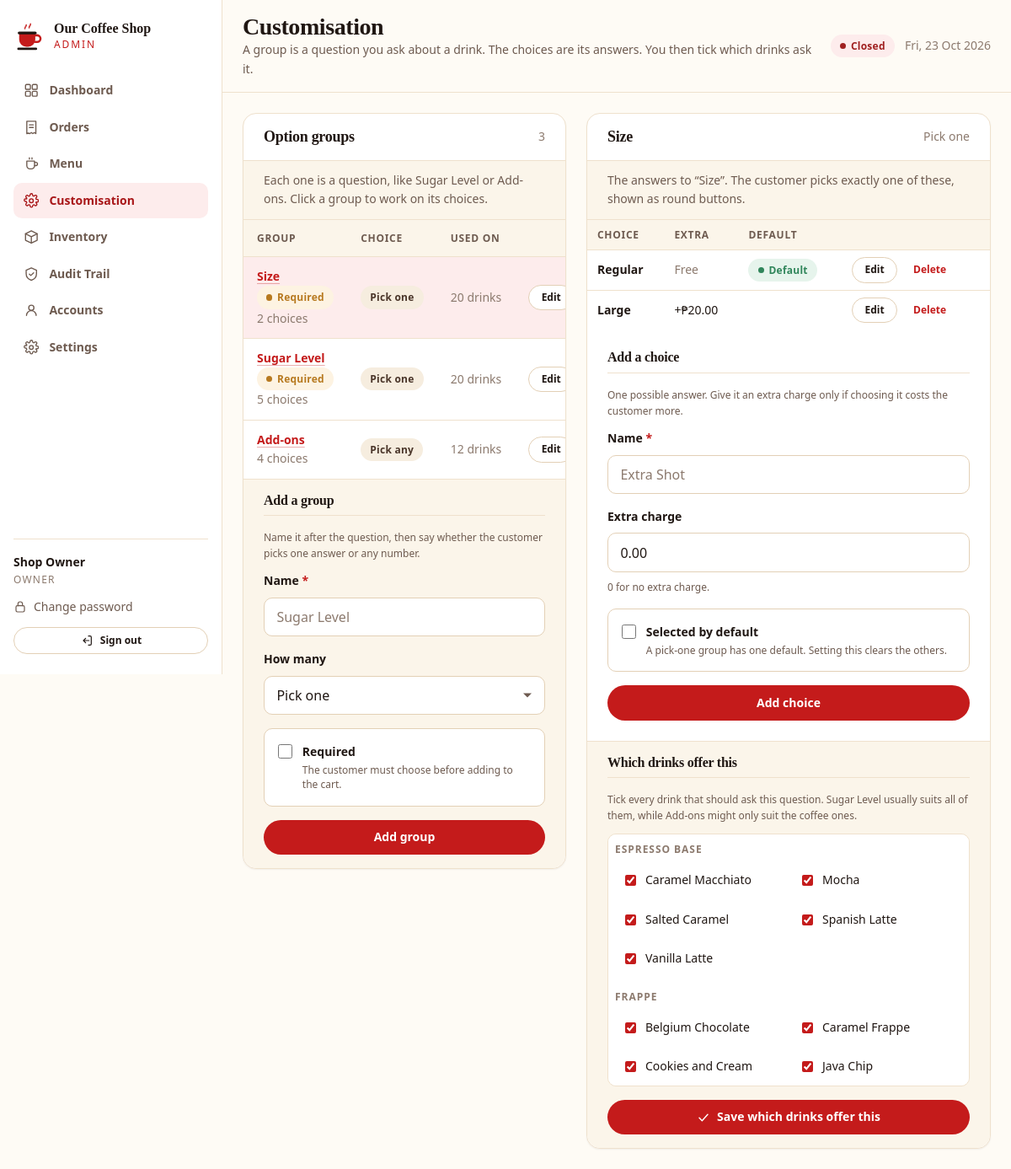
The app's page /admin-site/options.php (signed in) with its own data.
### tables this page shows
CREATE TABLE `option_groups` (
  `id`             INT UNSIGNED NOT NULL AUTO_INCREMENT,
  `name`           VARCHAR(80)  NOT NULL,
  `selection_type` ENUM('single','multiple') NOT NULL DEFAULT 'single',
  `is_required`    TINYINT(1)   NOT NULL DEFAULT 0,
  `sort_order`     SMALLINT     NOT NULL DEFAULT 0,
  PRIMARY KEY (`id`)
);

CREATE TABLE `options` (
  `id`          INT UNSIGNED NOT NULL AUTO_INCREMENT,
  `group_id`    INT UNSIGNED NOT NULL,
  `name`        VARCHAR(80)  NOT NULL,
  `price_delta` DECIMAL(10,2) NOT NULL DEFAULT 0.00,
  `is_default`  TINYINT(1)   NOT NULL DEFAULT 0,
  `sort_order`  SMALLINT     NOT NULL DEFAULT 0,
  PRIMARY KEY (`id`),
  KEY `idx_option_group` (`group_id`),
  CONSTRAINT `fk_option_group` FOREIGN KEY (`group_id`)
    REFERENCES `option_groups` (`id`) ON DELETE CASCADE ON UPDATE CASCADE
);

CREATE TABLE `products` (
  `id`            INT UNSIGNED NOT NULL AUTO_INCREMENT,
  `category_id`   INT UNSIGNED NOT NULL,
  `name`          VARCHAR(120) NOT NULL,
  `slug`          VARCHAR(140) NOT NULL,
  `description`   VARCHAR(400) NULL,
  `price`         DECIMAL(10,2) NOT NULL,
  `image_path`    VARCHAR(255) NULL,
  `is_available`  TINYINT(1)   NOT NULL DEFAULT 1,
  `is_featured`   TINYINT(1)   NOT NULL DEFAULT 0,
  `sort_order`    SMALLINT     NOT NULL DEFAULT 0,
  `created_at`    TIMESTAMP    NOT NULL DEFAULT CURRENT_TIMESTAMP,
  `updated_at`    TIMESTAMP    NOT NULL DEFAULT CURRENT_TIMESTAMP ON UPDATE CURRENT_TIMESTAMP,
  PRIMARY KEY (`id`),
  UNIQUE KEY `uq_product_slug` (`slug`),
  KEY `idx_product_category` (`category_id`),
  KEY `idx_product_available` (`is_available`),
  CONSTRAINT `fk_product_category` FOREIGN KEY (`category_id`)
    REFERENCES `categories` (`id`) ON DELETE CASCADE ON UPDATE CASCADE
);

CREATE TABLE `categories` (
  `id`          INT UNSIGNED NOT NULL AUTO_INCREMENT,
  `name`        VARCHAR(80)  NOT NULL,
  `slug`        VARCHAR(80)  NOT NULL,
  `description` VARCHAR(255) NULL,
  `sort_order`  SMALLINT     NOT NULL DEFAULT 0,
  `is_active`   TINYINT(1)   NOT NULL DEFAULT 1,
  `created_at`  TIMESTAMP    NOT NULL DEFAULT CURRENT_TIMESTAMP,
  PRIMARY KEY (`id`),
  UNIQUE KEY `uq_category_slug` (`slug`),
  KEY `idx_category_sort` (`sort_order`)
);

### shared/db.php (called while the page is built, shortened)
<?php
function db(): PDO
{
    static $pdo = null;
    if ($pdo instanceof PDO) {
        return $pdo;
    }
    $dsn = sprintf(
        'mysql:host=%s;port=%d;dbname=%s;charset=%s',
        DB_HOST,
        DB_PORT,
        DB_NAME,
        DB_CHARSET
    );
    try {
        $pdo = new PDO($dsn, DB_USER, DB_PASS, [
            PDO::ATTR_ERRMODE            => PDO::ERRMODE_EXCEPTION,
            PDO::ATTR_DEFAULT_FETCH_MODE => PDO::FETCH_ASSOC,
            PDO::ATTR_EMULATE_PREPARES   => false,
            PDO::ATTR_STRINGIFY_FETCHES  => false,
        ]);
        $offset = (new DateTime('now', new DateTimeZone(date_default_timezone_get())))->format('P');
        $pdo->exec("SET time_zone = '" . $offset . "'");
    } catch (PDOException $e) {
        error_log('Database connection failed: ' . $e->getMessage());
        if (APP_DEBUG) {
            throw $e;
        }
        http_response_code(503);
        exit('The system is temporarily unavailable. Please try again in a moment.');
    }
    return $pdo;
}
function db_query(string $sql, array $params = []): PDOStatement
{
    $stmt = db()->prepare($sql);
    $stmt->execute($params);
    return $stmt;
}
function db_one(string $sql, array $params = []): ?array
{
    $row = db_query($sql, $params)->fetch();
    return $row === false ? null : $row;
}
function db_all(string $sql, array $params = []): array
{
    return db_query($sql, $params)->fetchAll();
}

### shared/helpers.php (called while the page is built, shortened)
<?php
function e(?string $value): string
{
    return htmlspecialchars($value ?? '', ENT_QUOTES | ENT_SUBSTITUTE, 'UTF-8');
}
function peso(float|string|int $amount): string
{
    return '₱' . number_format((float) $amount, 2);
}

### admin-site/options.php (the view, shortened to what this page needs)
<?php
require_once __DIR__ . '/partials/layout.php';
$groups = db_all(
    'SELECT g.*,
            (SELECT COUNT(*) FROM options o WHERE o.group_id = g.id) AS option_count,
            (SELECT COUNT(*) FROM product_option_groups pog WHERE pog.group_id = g.id) AS product_count
     FROM option_groups g
     ORDER BY g.sort_order ASC, g.name ASC'
);
$selectedId = get_int('group');
if ($selectedId === 0 && $groups !== []) {
    $selectedId = (int) $groups[0]['id'];
}
$selected = $selectedId > 0
    ? db_one('SELECT * FROM option_groups WHERE id = ? LIMIT 1', [$selectedId])
    : null;
$options = $selected === null ? [] : db_all(
    'SELECT * FROM options WHERE group_id = ? ORDER BY sort_order ASC, name ASC',
    [$selectedId]
);
$editGroup = null;
$editOption = null;
$products = db_all(
    'SELECT p.id, p.name, c.name AS category_name
     FROM products p
     JOIN categories c ON c.id = p.category_id
     ORDER BY c.name ASC, p.name ASC'
);
$assigned = $selected === null ? [] : array_map(
    'intval',
    array_column(
        db_all('SELECT product_id FROM product_option_groups WHERE group_id = ?', [$selectedId]),
        'product_id'
    )
);
?>
<div class="options-grid" id="options-live" data-live-region>
  <section class="card">
    <div class="card-header">
      <h2>Option groups</h2>
      <span class="small subtle"><?= count($groups) ?></span>
    </div>
    <p class="panel-help">
      Each one is a question, like Sugar Level or Add-ons. Click a group to work on its choices.
    </p>
    <?php if ($groups === []): ?>
      <div class="empty">
        <?= admin_icon('icon-settings', 'empty-icon') ?>
        <h3>No option groups yet</h3>
        <p class="mb-0">Add one, for example Sugar Level or Add-ons.</p>
      </div>
    <?php else: ?>
      <div class="table-wrap table-flush">
        <table class="table">
          <thead>
            <tr>
              <th scope="col">Group</th>
              <th scope="col">Choice</th>
              <th scope="col">Used on</th>
              <th scope="col"><span class="visually-hidden">Actions</span></th>
            </tr>
          </thead>
          <tbody>
            <?php foreach ($groups as $group): ?>
              <tr class="<?= (int) $group['id'] === $selectedId ? 'row-low' : '' ?>"
                  data-group-row="<?= (int) $group['id'] ?>">
                <td>
                  <a class="bold" data-group-link="<?= (int) $group['id'] ?>"
                     href="<?= e(admin_url('options.php')) ?>?group=<?= (int) $group['id'] ?>">
                    <?= e((string) $group['name']) ?>
                  </a>
                  <?php if ((int) $group['is_required'] === 1): ?>
                    <span class="badge badge-pending">Required</span>
                  <?php endif; ?>
                  <br>
                  <span class="small subtle"><?= (int) $group['option_count'] ?> choices</span>
                </td>
                <td>
                  <span class="badge badge-plain">
                    <?= $group['selection_type'] === 'single' ? 'Pick one' : 'Pick any' ?>
                  </span>
                </td>
                <td class="small subtle nowrap"><?= (int) $group['product_count'] ?> drinks</td>
                <td class="right nowrap">
                  <a class="btn btn-sm btn-secondary"
                     href="<?= e(admin_url('options.php')) ?>?group=<?= (int) $group['id'] ?>&edit_group=<?= (int) $group['id'] ?>#group-form"
                     data-edit-dialog="Edit group" data-edit-from="#group-form">Edit</a>
                </td>
              </tr>
            <?php endforeach; ?>
          </tbody>
        </table>
      </div>
    <?php endif; ?>
    <div class="card-footer" id="group-form">
      <h3 class="form-heading"><?= $editGroup === null ? 'Add a group' : 'Edit group' ?></h3>
      <p class="panel-help panel-help-flush">
        Name it after the question, then say whether the customer picks one answer or any number.
      </p>
      <form method="post" action="<?= e(admin_url('options.php')) ?>">
        <div class="field">
          <label class="label" for="group_name">Name <span class="req">*</span></label>
          <input class="input" type="text" id="group_name" name="name" maxlength="80" required
                 value="<?= e((string) ($editGroup['name'] ?? '')) ?>"
                 placeholder="Sugar Level">
        </div>
        <div class="field-row">
          <div class="field">
            <label class="label" for="selection_type">How many</label>
            <select class="select" id="selection_type" name="selection_type">
              <option value="single"<?= ($editGroup['selection_type'] ?? 'single') === 'single' ? ' selected' : '' ?>>
                Pick one
              </option>
            </select>
          </div>
        </div>
        <label class="choice">
          <input type="checkbox" name="is_required" value="1"
                 <?= (int) ($editGroup['is_required'] ?? 0) === 1 ? 'checked' : '' ?>>
          <span>
            <span class="choice-title">Required</span>
            <span class="choice-note">The customer must choose before adding to the cart.</span>
          </span>
        </label>
        <div class="row mt-4">
          <button type="submit" class="btn grow" data-busy-label="Saving">
            <?= $editGroup === null ? 'Add group' : 'Save group' ?>
          </button>
        </div>
      </form>
    </div>
  </section>
  <section class="card" id="choices-panel" data-selected-group="<?= (int) $selectedId ?>">
    <div class="card-header">
      <h2><?= $selected === null ? 'Choices' : e((string) $selected['name']) ?></h2>
      <?php if ($selected !== null): ?>
        <span class="small subtle">
          <?= $selected['selection_type'] === 'single' ? 'Pick one' : 'Pick any' ?>
        </span>
      <?php endif; ?>
    </div>
    <?php if ($selected !== null): ?>
      <p class="panel-help">
        The answers to &ldquo;<?= e((string) $selected['name']) ?>&rdquo;.
        <?= $selected['selection_type'] === 'single'
            ? 'The customer picks exactly one of these, shown as round buttons.'
            : 'The customer can tick any number of these, or none.' ?>
      </p>
    <?php endif; ?>
    <?php if ($selected === null): ?>
      <div class="empty">
        <?= admin_icon('icon-settings', 'empty-icon') ?>
        <h3>Nothing selected</h3>
        <p class="mb-0">Add a group first, then its choices appear here.</p>
      </div>
    <?php else: ?>
      <?php if ($options === []): ?>
        <div class="empty">
          <?= admin_icon('icon-plus', 'empty-icon') ?>
          <h3>No choices yet</h3>
          <p class="mb-0">Add the first one below, for example "No Sugar".</p>
        </div>
      <?php else: ?>
        <div class="table-wrap table-flush">
          <table class="table table-compact">
            <thead>
              <tr>
                <th scope="col">Choice</th>
                <th scope="col">Extra</th>
                <th scope="col">Default</th>
                <th scope="col"><span class="visually-hidden">Actions</span></th>
              </tr>
            </thead>
            <tbody>
              <?php foreach ($options as $option): ?>
                <tr>
                  <td class="bold"><?= e((string) $option['name']) ?></td>
                  <td class="tabular nowrap">
                    <?= (float) $option['price_delta'] > 0 ? '+' . e(peso($option['price_delta'])) : '<span class="subtle">Free</span>' ?>
                  </td>
                  <td>
                    <?php if ((int) $option['is_default'] === 1): ?>
                      <span class="badge badge-ready">Default</span>
                    <?php endif; ?>
                  </td>
                  <td class="right nowrap">
                    <a class="btn btn-sm btn-secondary"
                       href="<?= e(admin_url('options.php')) ?>?group=<?= $selectedId ?>&edit_option=<?= (int) $option['id'] ?>#option-form"
                       data-edit-dialog="Edit choice" data-edit-from="#option-form">Edit</a>
                    <form method="post" action="<?= e(admin_url('options.php')) ?>" class="inline-form"
                        data-live-form="#options-live">
                      <button type="submit" class="btn btn-sm btn-ghost"
                              data-confirm="Remove <?= e((string) $option['name']) ?>?">Delete</button>
                    </form>
                  </td>
                </tr>
              <?php endforeach; ?>
            </tbody>
          </table>
        </div>
      <?php endif; ?>
      <div class="card-body" id="option-form">
        <h3 class="form-heading"><?= $editOption === null ? 'Add a choice' : 'Edit choice' ?></h3>
        <p class="panel-help panel-help-flush">
          One possible answer. Give it an extra charge only if choosing it costs the customer more.
        </p>
        <form method="post" action="<?= e(admin_url('options.php')) ?>">
          <div class="field-row">
            <div class="field">
              <label class="label" for="option_name">Name <span class="req">*</span></label>
              <input class="input" type="text" id="option_name" name="name" maxlength="80" required
                     value="<?= e((string) ($editOption['name'] ?? '')) ?>"
                     placeholder="Extra Shot">
            </div>
            <div class="field">
              <label class="label" for="price_delta">Extra charge</label>
              <input class="input tabular" type="number" id="price_delta" name="price_delta"
                     step="0.01" min="0"
                     value="<?= e(number_format((float) ($editOption['price_delta'] ?? 0), 2, '.', '')) ?>">
              <p class="hint">0 for no extra charge.</p>
            </div>
          </div>
          <label class="choice">
            <input type="checkbox" name="is_default" value="1"
                   <?= (int) ($editOption['is_default'] ?? 0) === 1 ? 'checked' : '' ?>>
            <span>
              <span class="choice-title">Selected by default</span>
              <span class="choice-note">
                <?= $selected['selection_type'] === 'single'
                    ? 'A pick-one group has one default. Setting this clears the others.'
                    : 'Pre-ticked when the customer opens the drink.' ?>
              </span>
            </span>
          </label>
          <div class="row mt-4">
            <button type="submit" class="btn grow" data-busy-label="Saving">
              <?= $editOption === null ? 'Add choice' : 'Save choice' ?>
            </button>
          </div>
        </form>
      </div>
      <div class="card-footer">
        <h3 class="form-heading">Which drinks offer this</h3>
        <p class="panel-help panel-help-flush">
          Tick every drink that should ask this question. Sugar Level usually suits all of them,
          while Add-ons might only suit the coffee ones.
        </p>
        <?php if ($products === []): ?>
          <p class="small subtle mb-0">There are no drinks on the menu yet.</p>
        <?php else: ?>
          <form method="post" action="<?= e(admin_url('options.php')) ?>">
            <div class="assign-grid">
              <?php
              $currentCategory = null;
              foreach ($products as $product):
                  if ($product['category_name'] !== $currentCategory):
                      $currentCategory = $product['category_name'];
                      ?>
                      <p class="assign-heading"><?= e((string) $currentCategory) ?></p>
                      <?php
                  endif;
              ?>
                <label class="assign-item">
                  <input type="checkbox" name="product_ids[]" value="<?= (int) $product['id'] ?>"
                         <?= in_array((int) $product['id'], $assigned, true) ? 'checked' : '' ?>>
                  <span><?= e((string) $product['name']) ?></span>
                </label>
              <?php endforeach; ?>
            </div>
            <button type="submit" class="btn btn-block mt-4" data-busy-label="Saving">
              <?= admin_icon('icon-check', 'icon-sm') ?> Save which drinks offer this
            </button>
          </form>
        <?php endif; ?>
      </div>
    <?php endif; ?>
  </section>
</div>

### records on screen
option_groups: name "Size", is_required "Required", option_count "2", selection_type "Pick one", product_count "20"
option_groups: name "Sugar Level", is_required "Required", option_count "5", selection_type "Pick one", product_count "20"
option_groups: name "Add-ons", option_count "4", selection_type "Pick any", product_count "12"
options: name "Regular", price_delta "Free", is_default "Default"
options: name "Large", price_delta "₱20.00"
products: category.name "ESPRESSO BASE", id "☑", name "Caramel Macchiato"
products: id "☑", name "Mocha"
products: id "☑", name "Salted Caramel"
products: id "☑", name "Spanish Latte"
products: id "☑", name "Vanilla Latte"
products: category.name "FRAPPE", id "☑", name "Belgium Chocolate"
products: id "☑", name "Caramel Frappe"
products: id "☑", name "Cookies and Cream"
products: id "☑", name "Java Chip"

### other values on screen
setting('shop_name', APP_NAME) "Our Coffee Shop"
$item['label'] "Dashboard"
$item['label'] "Orders"
$item['label'] "Menu"
$item['label'] "Customisation"
$item['label'] "Inventory"
$item['label'] "Audit Trail"
$item['label'] "Accounts"
$item['label'] "Settings"
$name "Shop Owner"
$heading "Customisation"
$subtitle "A group is a question you ask about a drink. The choices are its answers. You then tick which drinks ask it."
count($groups) "3"
